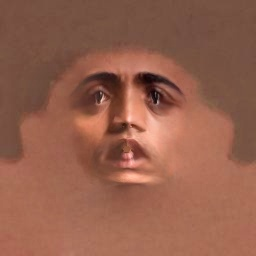
#> input picture Blender/Texture_body/input/blend_image.jpg, 256 x 256 px; its folder holds only this picture in this run
$ python texture_body.py
#> lines starting #> are read from the running program, lines starting #| are printed output that depends on the picture


import cv2
import numpy as np
import matplotlib.pyplot as plt
import os
BASE_DIR = os.path.dirname(os.path.abspath(__file__))
INPUT_DIR = os.path.join(BASE_DIR, "input")
OUTPUT_DIR = os.path.join(BASE_DIR, "output")

def find_input_image(folder, extensions=("png", "jpg", "jpeg")):
    for fname in os.listdir(folder):
        if fname.lower().endswith(extensions):
            return os.path.join(folder, fname)
    raise FileNotFoundError(f"No image found in {folder} with extensions {extensions}")


def extract_region_hsv(uv_texture_path, region_coords):

#> called with region_coords = (70, 110, 130, 20)
    image = cv2.imread(uv_texture_path)
#> image is the input picture: shape (256, 256, 3); mean B, G, R 76.8, 95.9, 148
    image_rgb = cv2.cvtColor(image, cv2.COLOR_BGR2RGB)

    x, y, w, h = region_coords
    region_rgb = image_rgb[y:y+h, x:x+w]
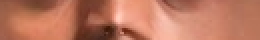
#> region_rgb: shape (20, 130, 3) (shown 2 times larger); mean R, G, B 187.9, 119.1, 95.3
    region_hsv = cv2.cvtColor(region_rgb, cv2.COLOR_RGB2HSV)
#> region_hsv: shape (20, 130, 3); mean H, S, V 7.7, 129.2, 187.9

    avg_hsv = region_hsv.mean(axis=(0, 1)).astype(int)
#> avg_hsv = [7, 129, 187]

    # Visualize the region and a patch with the average HSV color converted back to RGB for display
    avg_hsv_color = np.uint8([[avg_hsv]])  # Shape (1,1,3)
#> avg_hsv_color = [[7, 129, 187]]
    avg_rgb_color = cv2.cvtColor(avg_hsv_color, cv2.COLOR_HSV2RGB)[0][0]
#> avg_rgb_color = [187, 114, 92]

    plt.figure(figsize=(4, 2))
    plt.subplot(1, 2, 1)
    plt.imshow(region_rgb)
    plt.title("Sampled Region")
    plt.axis("off")

    plt.subplot(1, 2, 2)
    plt.imshow(np.ones((100, 100, 3), dtype=np.uint8) * avg_rgb_color)
    plt.title(f"Avg HSV: {tuple(avg_hsv)}")
    plt.axis("off")

    return tuple(avg_hsv)

# Example usage
uv_texture_path = find_input_image(INPUT_DIR)
region_coords = (70, 110, 130, 20)  # x, y, width, height
avg_hsv = extract_region_hsv(uv_texture_path, region_coords)
#> avg_hsv = (7, 129, 187)
print("Average skin color (HSV):", avg_hsv)
#| Average skin color (HSV): (7, 129, 187)


texture_filenames = [
    "Std_Skin_Leg_Diffuse.png",
    "Std_Skin_Arm_Diffuse.png",
    "Std_Skin_Body_Diffuse.png",
    "female.png"
]

for texture_file in texture_filenames:
    texture_path = os.path.join(BASE_DIR, texture_file)
    image = cv2.imread(texture_path)
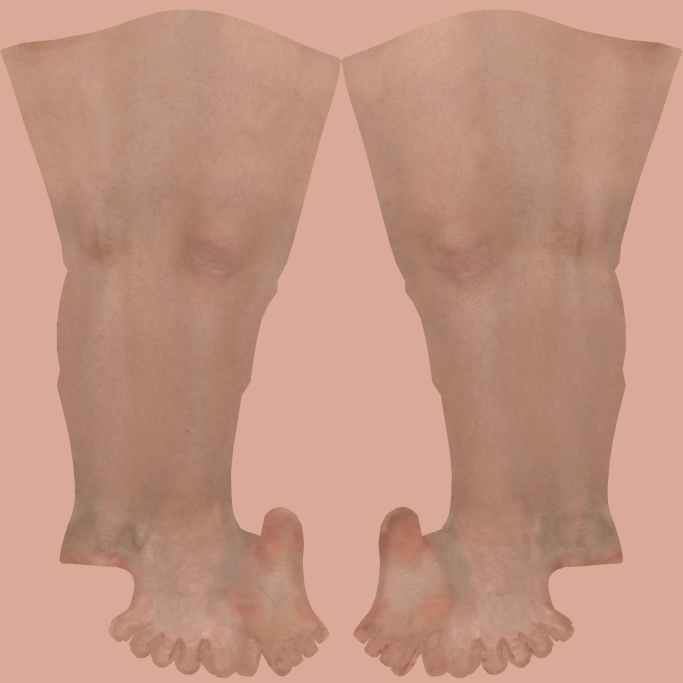
#> input picture Blender/Texture_body/Std_Skin_Leg_Diffuse.png, 2048 x 2048 px (shown at 1/3 size)
#> image is the input picture: shape (2048, 2048, 3); mean B, G, R 129.7, 148.6, 194
    image_rgb = cv2.cvtColor(image, cv2.COLOR_BGR2RGB)
#> image_rgb: shape (2048, 2048, 3)

    # Convert to HSV
    image_hsv = cv2.cvtColor(image_rgb, cv2.COLOR_RGB2HSV)
#> image_hsv: shape (2048, 2048, 3); mean H, S, V 8.9, 85.2, 194

    # Calculate current average HSV
    avg_hsv_current = image_hsv.mean(axis=(0, 1)).astype(np.int32)
#> avg_hsv_current = [8, 85, 194]

    # Target HSV (already computed above)
    target_hsv = np.array(list(avg_hsv), dtype=np.int32)
#> target_hsv = [7, 129, 187]

    # Compute difference and apply shift
    hsv_shift = target_hsv - avg_hsv_current
#> hsv_shift = [-1, 44, -7]
    image_hsv_shifted = image_hsv.astype(np.int32)
#> image_hsv_shifted: shape (2048, 2048, 3) int32; mean H, S, V 8.9, 85.2, 194
    image_hsv_shifted[:, :, 0] = (image_hsv_shifted[:, :, 0] + hsv_shift[0]) % 180
#> image_hsv_shifted: shape (2048, 2048, 3) int32; mean H, S, V 7.9, 85.2, 194
    image_hsv_shifted[:, :, 1] = np.clip(image_hsv_shifted[:, :, 1] + hsv_shift[1], 0, 255)
#> image_hsv_shifted: shape (2048, 2048, 3) int32; mean H, S, V 7.9, 129.2, 194
    image_hsv_shifted[:, :, 2] = np.clip(image_hsv_shifted[:, :, 2] + hsv_shift[2], 0, 255)
#> image_hsv_shifted: shape (2048, 2048, 3) int32; mean H, S, V 7.9, 129.2, 187
    image_hsv_shifted = image_hsv_shifted.astype(np.uint8)
#> image_hsv_shifted: shape (2048, 2048, 3); mean H, S, V 7.9, 129.2, 187

    # Convert back to RGB
    recolored_rgb = cv2.cvtColor(image_hsv_shifted, cv2.COLOR_HSV2RGB)
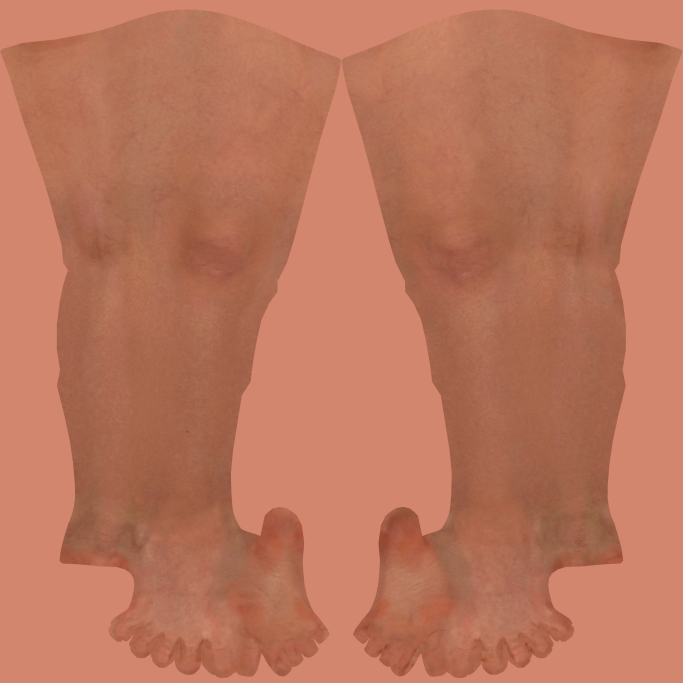
#> recolored_rgb: shape (2048, 2048, 3) (shown at 1/3 size); mean R, G, B 187, 117.2, 92.2

    # Save the result with the same name in OUTPUT_DIR
    output_path = os.path.join(OUTPUT_DIR, texture_file)
    cv2.imwrite(output_path, cv2.cvtColor(recolored_rgb, cv2.COLOR_RGB2BGR))

    print(f"Saved recolored texture: {output_path}")
#> pass 2 of the loop `for texture_file in texture_filenames:`:
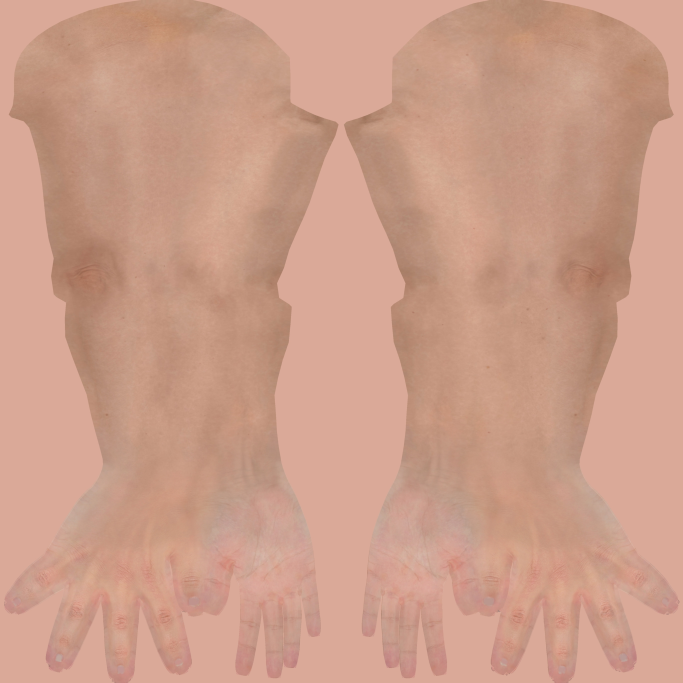
#> input picture Blender/Texture_body/Std_Skin_Arm_Diffuse.png, 2048 x 2048 px (shown at 1/3 size)
#> image is the input picture: shape (2048, 2048, 3); mean B, G, R 137.5, 157.1, 203.8
#> image_hsv: shape (2048, 2048, 3); mean H, S, V 8.9, 83.3, 203.8
#> avg_hsv_current = [8, 83, 203]
#> hsv_shift = [-1, 46, -16]
#> `recolored_rgb = cv2.cvtColor(image_hsv_shifted, cv2.COLOR_HSV2RGB)`:
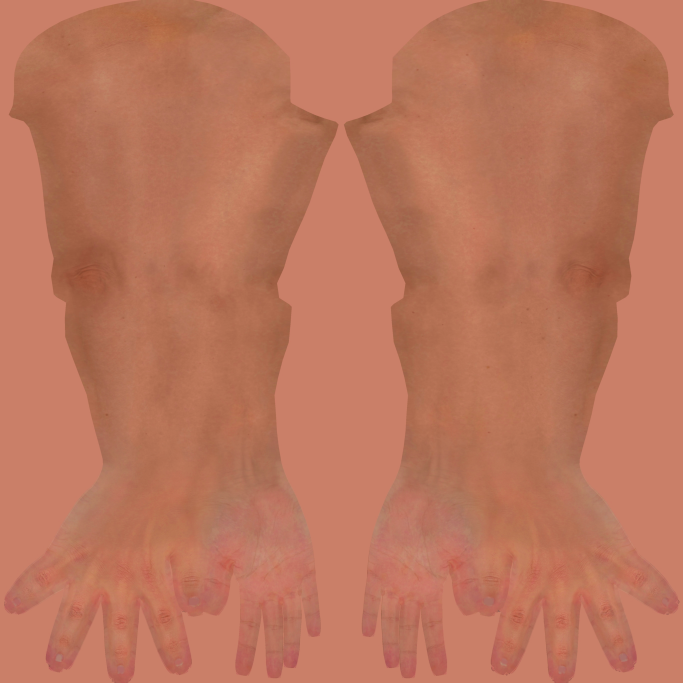
#> recolored_rgb: shape (2048, 2048, 3) (shown at 1/3 size); mean R, G, B 187.8, 117.5, 92.3
#> pass 3 of the loop `for texture_file in texture_filenames:`:
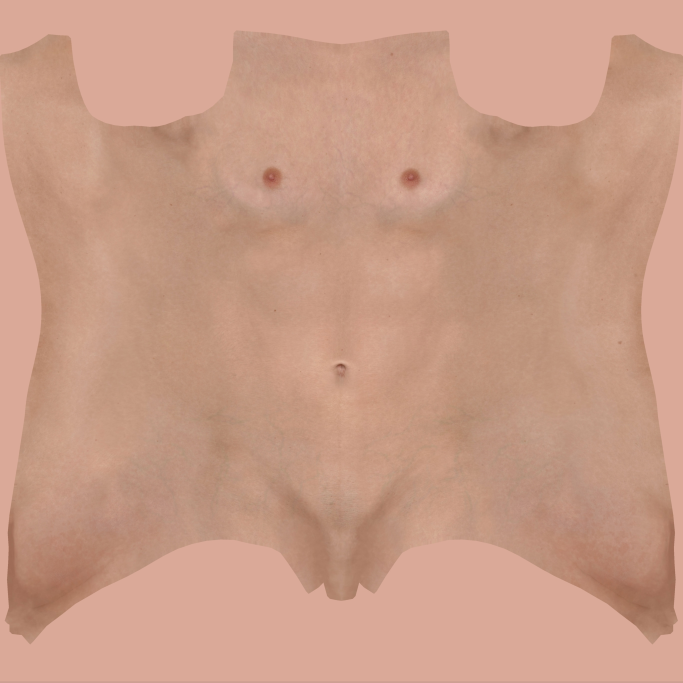
#> input picture Blender/Texture_body/Std_Skin_Body_Diffuse.png, 2048 x 2048 px (shown at 1/3 size)
#> image is the input picture: shape (2048, 2048, 3); mean B, G, R 134.6, 155.4, 200.7
#> image_hsv: shape (2048, 2048, 3); mean H, S, V 9.5, 84.4, 200.7
#> avg_hsv_current = [9, 84, 200]
#> hsv_shift = [-2, 45, -13]
#> `recolored_rgb = cv2.cvtColor(image_hsv_shifted, cv2.COLOR_HSV2RGB)`:
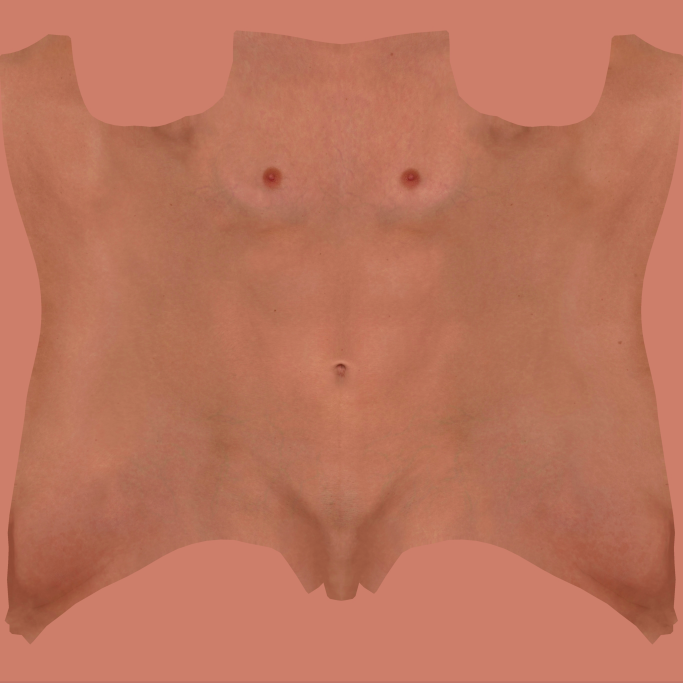
#> recolored_rgb: shape (2048, 2048, 3) (shown at 1/3 size); mean R, G, B 187.7, 116.1, 92.1
#> the loop made 4 passes; the first 3 are shown
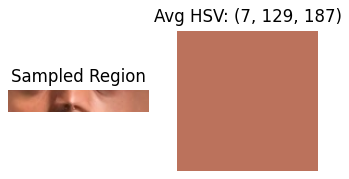
#> figure drawn by matplotlib, 2 panels
